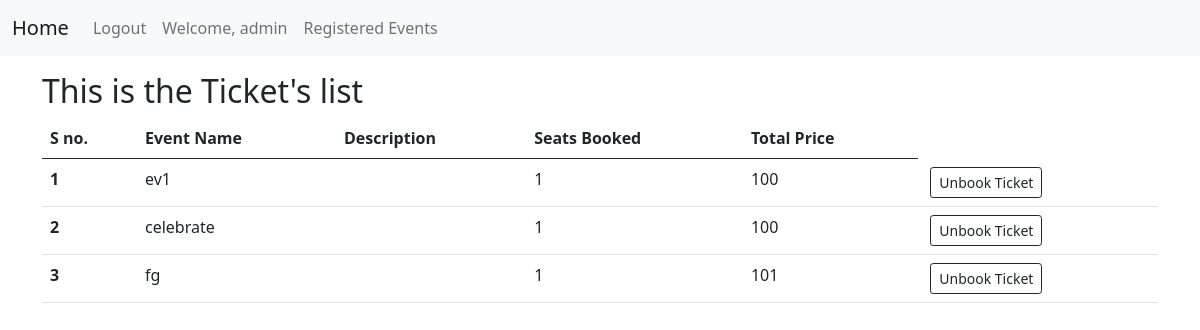
The page /registeredEvents/ (signed in) on the database its author committed.
### eventrr/models.py (models this page shows, shortened)
class Ticket(models.Model):
    class Meta:
        unique_together = (('ListEvents', 'user'),)
    ticket_id =  models.AutoField(primary_key=True)
    user =  models.ForeignKey(User, on_delete=models.CASCADE)
    ListEvents = models.ForeignKey(ListEvents,default = None , on_delete=models.CASCADE)
    seats_booked = models.IntegerField(default = 0)
    total_price = models.IntegerField(default = 0)

### eventrr/views.py (the view)
# urls.py: path('registeredEvents/',views.registeredEvents,name='registeredEvents') , # Registered Tickets
def registeredEvents(request):
    te = Ticket.objects.filter( user = request.user  ).values('ticket_id', 'user', 'ListEvents__event__event_name', 'seats_booked', 'total_price').annotate(event_name = F('ListEvents__event__event_name'))
    print(te)
    return render(request , "get_ticket.html",{'all_tickets' : te} )

### eventrr/templates/get_ticket.html (shortened to what this page needs)
{% extends "base.html" %}
{% block content %}
<div class="container my-3">
    <h2> This is the Ticket's list </h2>
    {% if all_tickets|length == 0 %}
    <div class="alert alert-dark" role="alert">
        No ticket found. Add your first ticket now!
    </div>
    {% else %}
    <table class="table">
        <thead>
            <tr>
                <th scope="col">S no.</th>
                <th scope="col">Event Name</th>
                <th scope="col">Description</th>
                <th scope="col">Seats Booked</th>
                <th scope="col">Total Price</th>
            </tr>
        </thead>
        <tbody>
            {% for ticket in all_tickets %}
            <tr>
                <th scope="row">{{ forloop.counter }}</th>
                <td>{{ticket.event_name}}</td>
                <td>{{ticket.desc}}</td>
                <td>{{ticket.seats_booked}}</td>
                <td>{{ticket.total_price}}</td>
                <td>
                        <a href="/unbookticket/{{ticket.ticket_id}}" type="button"
                        class="btn btn-outline-dark btn-sm mx-1">Unbook Ticket</button>
               </td>
            </tr>
            {% endfor %}
        </tbody>
    </table>
    {% endif %}
</div>
{% endblock content %}

### eventrr/templates/base.html (shortened to what this page needs)
<!doctype html>
<html lang="en">
<head>
    <link href="https://cdn.jsdelivr.net/npm/bootstrap@5.0.2/dist/css/bootstrap.min.css" rel="stylesheet"
>
</head>
<body>
    <nav class="navbar navbar-expand-lg navbar-light bg-light">
        <div class="container-fluid">
            <a class="navbar-brand" href="/">Home</a>
            <div class="collapse navbar-collapse" id="navbarSupportedContent">
                <ul class="navbar-nav me-auto mb-2 mb-lg-0">
                    {% if user.is_authenticated %}
                    <li class="nav-item">
                        <a class="nav-link" href="/logout">Logout</a>
                    </li>
                    <li class="nav-item">
                        <a class="nav-link" href="/">Welcome, {{user.username}}</a>
                    </li>
                    <li class="nav-item">
                        <a class="nav-link" href="/registeredEvents">Registered Events</a>
                    </li>
                    {% else %}
                    <li class="nav-item">
                        <a class="nav-link" href="/login">Login/Register</a>
                    </li>
                    {% endif %}
                </ul>
            </div>
        </div>
    </nav>
    {% block content %}
    {% endblock %}
</body>
</html>

### rows shown on the page
Ticket: event_name "ev1", seats_booked "1", total_price "100"
Ticket: event_name "celebrate", seats_booked "1", total_price "100"
Ticket: event_name "fg", seats_booked "1", total_price "101"

### other values the page prints
{{ user.username }} "admin"
